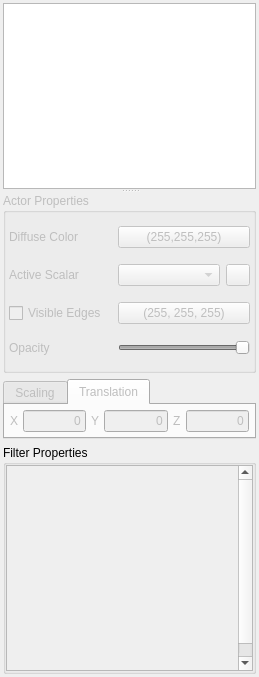
<?xml version="1.0" encoding="UTF-8"?>
<ui version="4.0">
 <class>VtkVisTabWidgetBase</class>
 <widget class="QWidget" name="VtkVisTabWidgetBase">
  <property name="geometry">
   <rect>
    <x>0</x>
    <y>0</y>
    <width>259</width>
    <height>677</height>
   </rect>
  </property>
  <property name="windowTitle">
   <string>Form</string>
  </property>
  <layout class="QVBoxLayout" name="verticalLayout_2">
   <property name="margin">
    <number>3</number>
   </property>
   <item>
    <widget class="QSplitter" name="splitter">
     <property name="orientation">
      <enum>Qt::Vertical</enum>
     </property>
     <widget class="VtkVisPipelineView" name="vtkVisPipelineView">
      <property name="sizePolicy">
       <sizepolicy hsizetype="Expanding" vsizetype="Expanding">
        <horstretch>0</horstretch>
        <verstretch>0</verstretch>
       </sizepolicy>
      </property>
      <property name="autoExpandDelay">
       <number>1</number>
      </property>
      <property name="indentation">
       <number>5</number>
      </property>
      <property name="animated">
       <bool>true</bool>
      </property>
     </widget>
     <widget class="QWidget" name="layoutWidget">
      <layout class="QVBoxLayout" name="verticalLayout">
       <item>
        <widget class="QGroupBox" name="actorPropertiesGroupBox">
         <property name="enabled">
          <bool>false</bool>
         </property>
         <property name="sizePolicy">
          <sizepolicy hsizetype="Expanding" vsizetype="Fixed">
           <horstretch>0</horstretch>
           <verstretch>0</verstretch>
          </sizepolicy>
         </property>
         <property name="minimumSize">
          <size>
           <width>0</width>
           <height>180</height>
          </size>
         </property>
         <property name="title">
          <string>Actor Properties</string>
         </property>
         <layout class="QGridLayout" name="gridLayout">
          <property name="margin">
           <number>3</number>
          </property>
          <item row="0" column="1" colspan="2">
           <widget class="ColorPickerPushButton" name="diffuseColorPickerButton">
            <property name="text">
             <string>(255,255,255)</string>
            </property>
           </widget>
          </item>
          <item row="0" column="0">
           <widget class="QLabel" name="label">
            <property name="text">
             <string>Diffuse Color</string>
            </property>
           </widget>
          </item>
          <item row="3" column="0">
           <widget class="QCheckBox" name="visibleEdgesCheckBox">
            <property name="text">
             <string>Visible Edges</string>
            </property>
           </widget>
          </item>
          <item row="3" column="1" colspan="2">
           <widget class="ColorPickerPushButton" name="edgeColorPickerButton">
            <property name="text">
             <string>(255, 255, 255)</string>
            </property>
           </widget>
          </item>
          <item row="4" column="0">
           <widget class="QLabel" name="label_2">
            <property name="text">
             <string>Opacity</string>
            </property>
           </widget>
          </item>
          <item row="4" column="1" colspan="2">
           <widget class="QValueTooltipSlider" name="opacitySlider">
            <property name="maximum">
             <number>100</number>
            </property>
            <property name="value">
             <number>100</number>
            </property>
            <property name="orientation">
             <enum>Qt::Horizontal</enum>
            </property>
           </widget>
          </item>
          <item row="1" column="1">
           <widget class="QComboBox" name="activeScalarComboBox"/>
          </item>
          <item row="1" column="0">
           <widget class="QLabel" name="label_4">
            <property name="text">
             <string>Active Scalar</string>
            </property>
           </widget>
          </item>
          <item row="1" column="2">
           <widget class="QPushButton" name="arrayResetPushButton">
            <property name="sizePolicy">
             <sizepolicy hsizetype="Minimum" vsizetype="Fixed">
              <horstretch>0</horstretch>
              <verstretch>0</verstretch>
             </sizepolicy>
            </property>
            <property name="minimumSize">
             <size>
              <width>24</width>
              <height>0</height>
             </size>
            </property>
            <property name="maximumSize">
             <size>
              <width>24</width>
              <height>16777215</height>
             </size>
            </property>
            <property name="text">
             <string/>
            </property>
            <property name="icon">
             <iconset resource="../Img/icons.qrc">
              <normaloff>:/Images/refresh-icon.png</normaloff>:/Images/refresh-icon.png</iconset>
            </property>
           </widget>
          </item>
         </layout>
        </widget>
       </item>
       <item>
        <widget class="QTabWidget" name="transformTabWidget">
         <property name="enabled">
          <bool>false</bool>
         </property>
         <property name="sizePolicy">
          <sizepolicy hsizetype="Preferred" vsizetype="Fixed">
           <horstretch>0</horstretch>
           <verstretch>0</verstretch>
          </sizepolicy>
         </property>
         <property name="minimumSize">
          <size>
           <width>0</width>
           <height>60</height>
          </size>
         </property>
         <property name="currentIndex">
          <number>1</number>
         </property>
         <widget class="QWidget" name="scalingTab">
          <attribute name="title">
           <string>Scaling</string>
          </attribute>
          <layout class="QHBoxLayout" name="horizontalLayout_4">
           <property name="spacing">
            <number>5</number>
           </property>
           <property name="margin">
            <number>5</number>
           </property>
           <item>
            <layout class="QHBoxLayout" name="horizontalLayout">
             <property name="spacing">
              <number>5</number>
             </property>
             <property name="sizeConstraint">
              <enum>QLayout::SetDefaultConstraint</enum>
             </property>
             <item>
              <widget class="QLabel" name="label_3">
               <property name="text">
                <string>Scaling Factor</string>
               </property>
              </widget>
             </item>
             <item>
              <widget class="QLineEdit" name="scaleZ">
               <property name="text">
                <string>1</string>
               </property>
               <property name="alignment">
                <set>Qt::AlignRight|Qt::AlignTrailing|Qt::AlignVCenter</set>
               </property>
              </widget>
             </item>
            </layout>
           </item>
          </layout>
         </widget>
         <widget class="QWidget" name="translationTab">
          <attribute name="title">
           <string>Translation</string>
          </attribute>
          <layout class="QHBoxLayout" name="horizontalLayout_5">
           <property name="spacing">
            <number>5</number>
           </property>
           <property name="margin">
            <number>5</number>
           </property>
           <item>
            <layout class="QHBoxLayout" name="horizontalLayout_2">
             <property name="spacing">
              <number>5</number>
             </property>
             <item>
              <widget class="QLabel" name="transXLabel">
               <property name="sizePolicy">
                <sizepolicy hsizetype="Minimum" vsizetype="Minimum">
                 <horstretch>0</horstretch>
                 <verstretch>0</verstretch>
                </sizepolicy>
               </property>
               <property name="text">
                <string>X</string>
               </property>
              </widget>
             </item>
             <item>
              <widget class="QLineEdit" name="transX">
               <property name="text">
                <string>0</string>
               </property>
               <property name="alignment">
                <set>Qt::AlignRight|Qt::AlignTrailing|Qt::AlignVCenter</set>
               </property>
              </widget>
             </item>
             <item>
              <spacer name="horizontalSpacer">
               <property name="orientation">
                <enum>Qt::Horizontal</enum>
               </property>
               <property name="sizeHint" stdset="0">
                <size>
                 <width>40</width>
                 <height>20</height>
                </size>
               </property>
              </spacer>
             </item>
             <item>
              <widget class="QLabel" name="transYLabel">
               <property name="sizePolicy">
                <sizepolicy hsizetype="Minimum" vsizetype="Minimum">
                 <horstretch>0</horstretch>
                 <verstretch>0</verstretch>
                </sizepolicy>
               </property>
               <property name="text">
                <string>Y</string>
               </property>
              </widget>
             </item>
             <item>
              <widget class="QLineEdit" name="transY">
               <property name="text">
                <string>0</string>
               </property>
               <property name="alignment">
                <set>Qt::AlignRight|Qt::AlignTrailing|Qt::AlignVCenter</set>
               </property>
              </widget>
             </item>
             <item>
              <spacer name="horizontalSpacer_2">
               <property name="orientation">
                <enum>Qt::Horizontal</enum>
               </property>
               <property name="sizeHint" stdset="0">
                <size>
                 <width>40</width>
                 <height>20</height>
                </size>
               </property>
              </spacer>
             </item>
             <item>
              <widget class="QLabel" name="transZLabel">
               <property name="sizePolicy">
                <sizepolicy hsizetype="Minimum" vsizetype="Minimum">
                 <horstretch>0</horstretch>
                 <verstretch>0</verstretch>
                </sizepolicy>
               </property>
               <property name="text">
                <string>Z</string>
               </property>
              </widget>
             </item>
             <item>
              <widget class="QLineEdit" name="transZ">
               <property name="text">
                <string>0</string>
               </property>
               <property name="alignment">
                <set>Qt::AlignRight|Qt::AlignTrailing|Qt::AlignVCenter</set>
               </property>
              </widget>
             </item>
            </layout>
           </item>
          </layout>
         </widget>
        </widget>
       </item>
       <item>
        <widget class="QGroupBox" name="filterPropertiesGroupBox">
         <property name="sizePolicy">
          <sizepolicy hsizetype="Expanding" vsizetype="Expanding">
           <horstretch>0</horstretch>
           <verstretch>0</verstretch>
          </sizepolicy>
         </property>
         <property name="minimumSize">
          <size>
           <width>0</width>
           <height>100</height>
          </size>
         </property>
         <property name="title">
          <string>Filter Properties</string>
         </property>
         <layout class="QVBoxLayout" name="verticalLayout_3">
          <property name="margin">
           <number>0</number>
          </property>
          <item>
           <widget class="QScrollArea" name="filterPropertiesScrollArea">
            <property name="horizontalScrollBarPolicy">
             <enum>Qt::ScrollBarAlwaysOff</enum>
            </property>
            <property name="widgetResizable">
             <bool>false</bool>
            </property>
            <widget class="QWidget" name="scrollAreaWidgetContents">
             <property name="geometry">
              <rect>
               <x>0</x>
               <y>0</y>
               <width>263</width>
               <height>219</height>
              </rect>
             </property>
             <layout class="QFormLayout" name="formLayout">
              <property name="fieldGrowthPolicy">
               <enum>QFormLayout::FieldsStayAtSizeHint</enum>
              </property>
             </layout>
            </widget>
           </widget>
          </item>
         </layout>
        </widget>
       </item>
      </layout>
     </widget>
    </widget>
   </item>
  </layout>
 </widget>
 <customwidgets>
  <customwidget>
   <class>ColorPickerPushButton</class>
   <extends>QPushButton</extends>
   <header>ColorPickerPushButton.h</header>
  </customwidget>
  <customwidget>
   <class>VtkVisPipelineView</class>
   <extends>QTreeView</extends>
   <header>VtkVisPipelineView.h</header>
  </customwidget>
  <customwidget>
   <class>QValueTooltipSlider</class>
   <extends>QSlider</extends>
   <header>QValueTooltipSlider.h</header>
  </customwidget>
 </customwidgets>
 <resources>
  <include location="../Img/icons.qrc"/>
 </resources>
 <connections/>
</ui>
